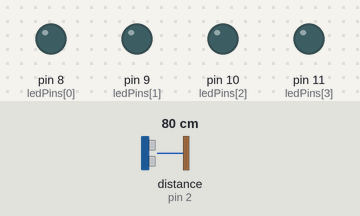
The sketch below on a simulated Arduino Uno, built with avr-gcc and run on an emulated ATmega328P. On the bench: output pins drawn as LEDs (lit = HIGH). Wiring (from diagram.json): ultrasonic range finder: trigger pin 3; echo pin 2. The inputs (shaded band) are chosen by the test bench; at power-on: distance to the obstacle (sensor on pin 2) 80 cm. The echo pulse lasts 58.3 µs per cm; pins used as bus, display or sensor lines are not drawn.

Above: at 1.2 s.
1.3 s: distance to the obstacle (sensor on pin 2) set to 97 cm
2.8 s: distance to the obstacle (sensor on pin 2) set to 105 cm
At 3.7 s:
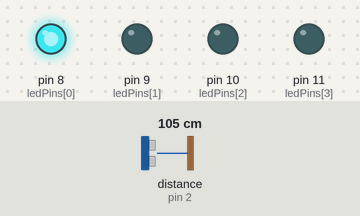
4.3 s: distance to the obstacle (sensor on pin 2) set to 195 cm
5.8 s: distance to the obstacle (sensor on pin 2) set to 205 cm
At 6.4 s:
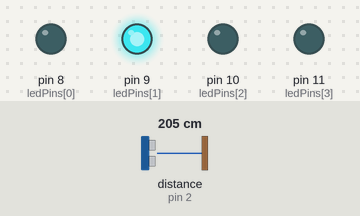
7.3 s: distance to the obstacle (sensor on pin 2) set to 2 cm
At 8.0 s:
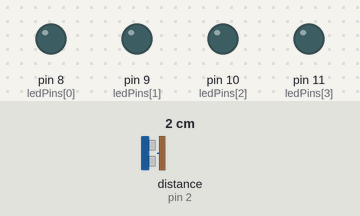
8.8 s: distance to the obstacle (sensor on pin 2) set to 120 cm
At 9.4 s:
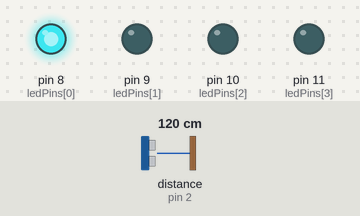
Timing chart, 0 to 11.3 s (numbered marks = the images above; inputs shaded):
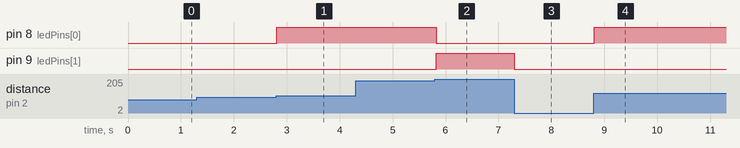

The sketch:

SmartHome_Stairs_Lighting.ino
```cpp
/*
  PROJECT: https://wokwi.com/projects/379366705103728641
  AUTHOR:  Anastasia Cheremisova
  https://github.com/space13pirate
*/

const int trigPin = 3; // Pin for sending signal to the ultrasonic sensor (Пин для отправки сигнала на ультразвуковой датчик)
const int echoPin = 2; // Pin for receiving echo signal from the ultrasonic sensor (Пин для приёма эхо-сигнала с ультразвукового датчика)

const int ledPins[] = {8, 9, 10, 11}; // Pins for controlling LEDs (Пины для управления светодиодами)
const int numLEDs = 4;  // Number of LEDs (Количество светодиодов)

long duration;  // Variable to store signal duration (Переменная для хранения длительности сигнала)
int distance;   // Variable to store the measured distance (Переменная для хранения измеренного расстояния)

int currentLED = 0;   // Current active LED (Текущий активный светодиод)

/*
Eng: The function is executed once when Arduino starts.
Рус: Функция выполняется 1 раз при старте Arduino.
*/
void setup() {
  for (int i = 0; i < numLEDs; i++) {
    pinMode(ledPins[i], OUTPUT);  // Set the pins for LEDs as outputs (Настроим пины для светодиодов на вывод)
  }
  pinMode(trigPin, OUTPUT); // Set the pin for sending signal to the ultrasonic sensor as an output (Настроим пин для отправки сигнала на ультразвуковой датчик как выход)
  pinMode(echoPin, INPUT);  // Set the pin for receiving echo signal from the ultrasonic sensor as an input (Настроим пин для приема эхо-сигнала с ультразвукового датчика как вход)
  Serial.begin(9600);       // Initialize serial communication for debugging (Настроим последовательную связь для отладки)
}

/*
Eng: The function runs indefinitely after the setup() function is executed.
Рус: Функция выполняется бесконечно после выполнения функции setup().
*/
void loop() {
  digitalWrite(trigPin, LOW); // Send a short pulse to trigPin to start distance measurement (Отправим короткий импульс на trigPin, чтобы начать измерение расстояния)
  delayMicroseconds(2);
  digitalWrite(trigPin, HIGH);
  delayMicroseconds(10);
  digitalWrite(trigPin, LOW);

  // Measure the duration of the signal on echoPin, which corresponds to the time of echo return (Измерим длительность сигнала на echoPin, который соответствует времени возвращения эхо)
  duration = pulseIn(echoPin, HIGH);

  // Convert the duration to distance in centimeters using the speed of sound in air and division by 2 (Преобразуем длительность в расстояние в сантиметрах, используя скорость звука в воздухе и деление на 2
  distance = (duration / 2) / 29.1;

  if (distance > 0) {
    // Determine which LED to turn on based on the distance (divided by 100, 1 m = 1 LED) (Определяем, какой светодиод включать на основе расстояния (разделив на 100, 1 м = 1 светодиод))
    int ledToTurnOn = distance / 100;

    if (ledToTurnOn != currentLED) {
      turnOffLEDs(); // If the LED number has changed, turn off all LEDs (Если номер светодиода изменился, выключаем все светодиоды)
      if (ledToTurnOn > 0) {
        digitalWrite(ledPins[ledToTurnOn - 1], HIGH); // // Turn on the required LED (Включаем нужный светодиод)
      }
      currentLED = ledToTurnOn;
    }
  }
}

void turnOffLEDs() {
  for (int i = 0; i < numLEDs; i++) {
    digitalWrite(ledPins[i], LOW);  // Turn off all LEDs (Выключаем все светодиоды)
  }
}
```

Measured:
- the behaviour switches between 100 and 101 cm on distance to the obstacle (sensor on pin 2) (found by bisection; images 0 and 1)
- the behaviour switches between 199 and 200 cm on distance to the obstacle (sensor on pin 2) (found by bisection; images 1 and 2)
- after the input at 1.3 s, every drawn part: stays the same
- after the input at 2.8 s, pin 8 (ledPins[0]): LOW → HIGH at once
- after the input at 4.3 s, every drawn part: stays the same
- after the input at 5.8 s, pin 8 (ledPins[0]): HIGH → LOW at once; pin 9 (ledPins[1]): LOW → HIGH at once
- after the input at 7.3 s, pin 9 (ledPins[1]): HIGH → LOW at once
- after the input at 8.8 s, pin 8 (ledPins[0]): LOW → HIGH at once
